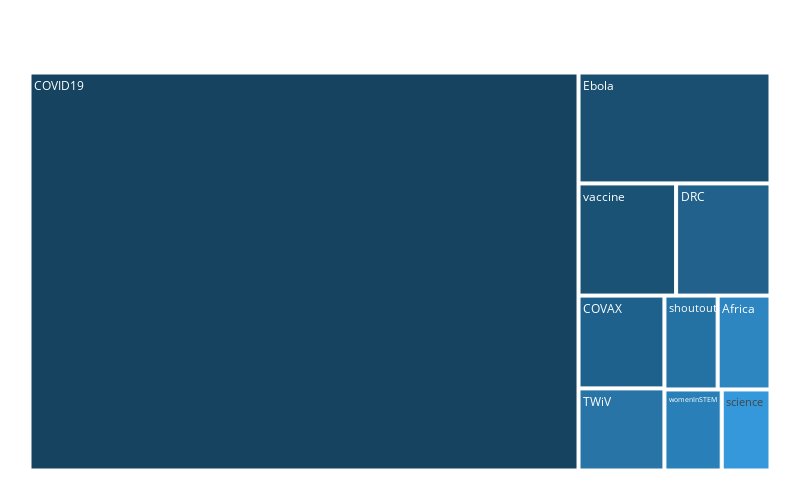

Notebook cell for this chart:
### Code cell
dddf = pd.DataFrame(list(zip(labels, values)), 
                    columns=["labels", "values"])
fig = px.treemap(dddf, path=['labels'],values='values', width=800, height=500)
colors = ["#154360", "#1b4f72", "#1a5276", "#21618c", "#1f618d",
         "#2874a6", "#2471a3", "#2e86c1", "#2980b9", "#3498db",
         "#5499c7", "#5dade2", "#7fb3d5", "#85c1e9", "#a9cce3"]
fig.update_layout(
    treemapcolorway = colors, #defines the colors in the treemap
    margin = dict(t=50, l=25, r=25, b=25))
fig.show()

### Figure 1 — Plotly figure (JSON) as saved in the notebook; plotly's stock layout.template omitted (floating-point values rounded to 4 significant figures)
{"data": [{"branchvalues": "total", "domain": {"x": [0, 1], "y": [0, 1]}, "hovertemplate": "labels=%{label}<br>value=%{value}<br>parent=%{parent}<br>id=%{id}<extra></extra>", "ids": ["Africa", "COVAX", "COVID19", "DRC", "Ebola", "TWiV", "science", "shoutout", "vaccine", "womenInSTEM"], "labels": ["Africa", "COVAX", "COVID19", "DRC", "Ebola", "TWiV", "science", "shoutout", "vaccine", "womenInSTEM"], "name": "", "parents": ["", "", "", "", "", "", "", "", "", ""], "type": "treemap", "values": [448, 720, 19731, 956, 1923, 637, 357, 451, 988, 419]}], "layout": {"height": 500, "legend": {"tracegroupgap": 0}, "margin": {"b": 25, "l": 25, "r": 25, "t": 50}, "treemapcolorway": ["#154360", "#1b4f72", "#1a5276", "#21618c", "#1f618d", "#2874a6", "#2471a3", "#2e86c1", "#2980b9", "#3498db", "#5499c7", "#5dade2", "#7fb3d5", "#85c1e9", "#a9cce3"], "width": 800}}
